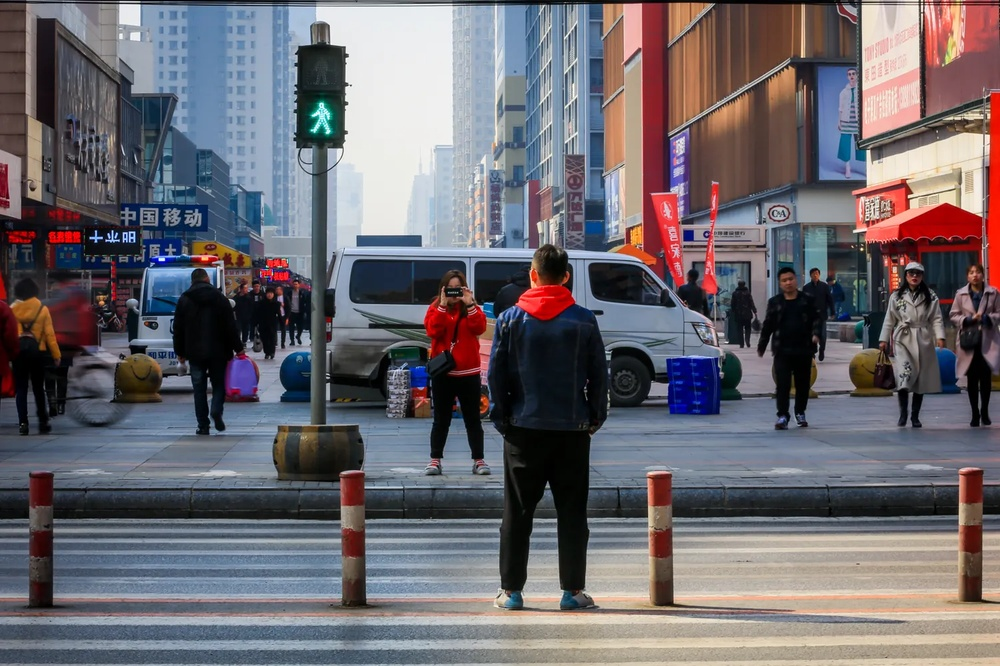
#> input picture opencv-basic/pic/demo.jpg, 1000 x 666 px, shrunk from 1500 x 999 before the run, found by its file name
$ jupyter execute pic-opeator.ipynb
#> lines starting #> are read from the running program, lines starting #| are printed output that depends on the picture; after the words box and inside, x2 and y2 are one past the last pixel; in counts of white or black regions, pixels touching at a corner belong together
# 图像基础操作(获取修改像数值、图像属性、图像通道拆分合并，扩边)

[cell 1]
import cv2
import numpy as np
img = cv2.imread('demo.jpg')
#> img is the input picture: shape (666, 1000, 3); mean B, G, R 110.3, 104.3, 108.7
px = img[100,100]
#> px = [102, 100, 100]
print (px)
#| [102 100 100]
blue = img[100,100,0]
#> blue = 102
print (blue)
#| 102
px = [255,255,255]
print (px)
#修改一块区域
roi = img[250:300,250:300]
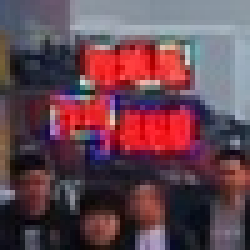
#> roi: shape (50, 50, 3) (shown 5 times larger); mean B, G, R 80.6, 69.1, 101.6
img[50:100,50:100] = roi
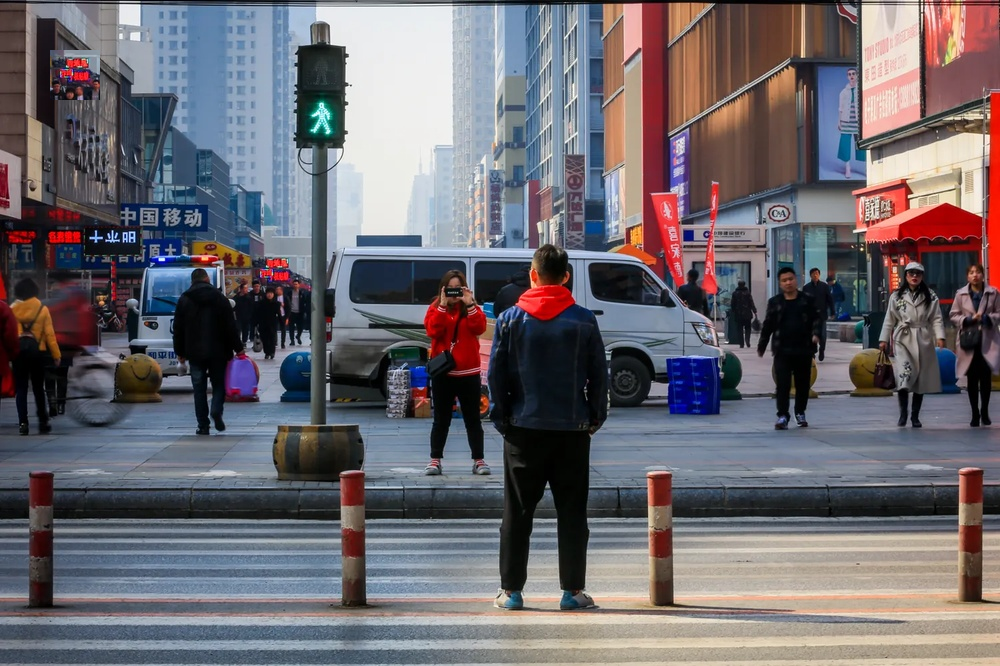
#> img: shape (666, 1000, 3); 0.38% of pixels changed, all inside (x1, y1, x2, y2) = (50, 50, 100, 100)
cv2.imshow('11',img)
cv2.waitKey(0)
cv2.destroyAllWindows()
